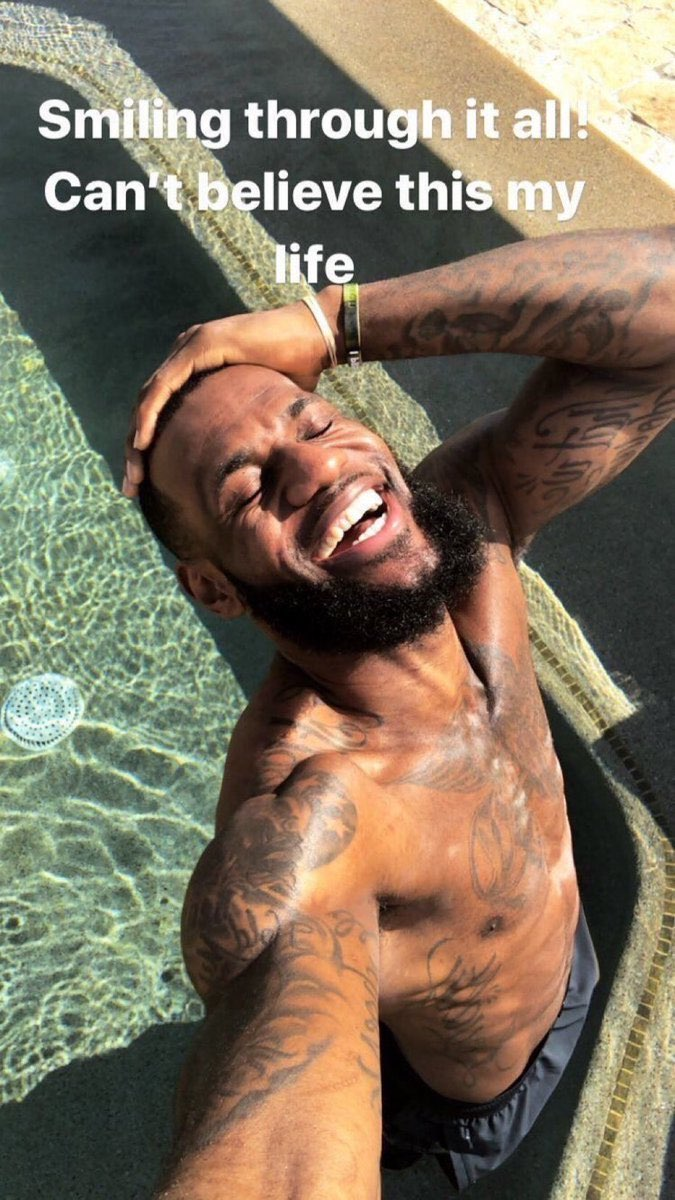
#> input picture assets/showcase/ios-testflight.jpg, 675 x 1200 px
$ python vtl_probe.py ../../../assets/showcase/ios-testflight.jpg   (older library calls are emulated)
#> lines starting #> are read from the running program, lines starting #| are printed output that depends on the picture
#!/usr/bin/env python3
"""
VTL Probe — Visual Thinking Lens (VTL)
Deterministic compositional measurement from gradient field.

Outputs JSON with valid/mask_status gate. If valid=false or mask_status=FAIL,
downstream tools must not interpret coordinates.

Usage:
    python3 scripts/vtl_probe.py <image_path>
    python3 scripts/vtl_probe.py <folder_path>   # batch -> metrics.jsonl

Author: Russell Parrish — https://artistinfluencer.com
Framework: https://github.com/rusparrish/Visual-Thinking-Lens
"""

import sys, os, json
import numpy as np
import cv2
from glob import glob
from scipy.spatial import ConvexHull
from scipy.optimize import curve_fit
from skimage.measure import label, find_contours
from skimage.filters import gaussian
from scipy.signal import savgol_filter

# ── FROZEN DEVICE CONSTANTS ───────────────────────────────────────────────────
# Any change breaks cross-image comparability. Treat as version-locked.
TARGET_MAX_SIDE       = 1536
GRAD_LOW_PCT          = 85.0
GRAD_HIGH_PCT         = 97.0
EDGE_MARGIN_PX        = 2
MIN_MASS_FRAC         = 0.001   # FAIL below this
WARN_MASS_FRAC        = 0.03    # WARN below this
R_V_ABSOLUTE_THRESH   = 0.15    # absolute, not percentile (intentional)
N_RADIAL_RINGS        = 20
EPS                   = 1e-9
IMAGE_EXTS            = {".png", ".jpg", ".jpeg", ".webp", ".bmp", ".tif", ".tiff"}


# ── LOADING ───────────────────────────────────────────────────────────────────

def load_and_resize(path):
    path = os.path.realpath(os.path.abspath(path))
    data = open(path, "rb").read()
    arr  = np.frombuffer(data, dtype=np.uint8)
    img  = cv2.imdecode(arr, cv2.IMREAD_COLOR)
    if img is None:
        raise ValueError(f"Cannot decode image: {path}")
    h, w = img.shape[:2]
    scale = TARGET_MAX_SIDE / float(max(h, w))
    if scale != 1.0:
        interp = cv2.INTER_AREA if scale < 1.0 else cv2.INTER_CUBIC
        img = cv2.resize(img, (int(round(w*scale)), int(round(h*scale))), interpolation=interp)
    return img


# ── GRADIENT FIELD + MASK ─────────────────────────────────────────────────────

def gradient_field(img_bgr):
    gray = cv2.cvtColor(img_bgr, cv2.COLOR_BGR2GRAY).astype(np.float32) / 255.0
    gx   = cv2.Sobel(gray, cv2.CV_32F, 1, 0, ksize=3)
    gy   = cv2.Sobel(gray, cv2.CV_32F, 0, 1, ksize=3)
    gmag = np.sqrt(gx*gx + gy*gy)
    return gray, gx, gy, gmag

def build_mass_mask(gmag):
    """
    Percentile band mask: pixels between P85 and P97 of gradient magnitude.
    Contrast-invariant except for r_v which intentionally uses absolute threshold.
    """
    h, w = gmag.shape
    inner = gmag[EDGE_MARGIN_PX:h-EDGE_MARGIN_PX, EDGE_MARGIN_PX:w-EDGE_MARGIN_PX].ravel()
    t_lo  = np.percentile(inner, GRAD_LOW_PCT)
    t_hi  = np.percentile(inner, GRAD_HIGH_PCT)
    mask  = (gmag >= t_lo) & (gmag <= t_hi)
    mask[:EDGE_MARGIN_PX, :]  = False
    mask[-EDGE_MARGIN_PX:, :] = False
    mask[:, :EDGE_MARGIN_PX]  = False
    mask[:, -EDGE_MARGIN_PX:] = False
    return mask.astype(np.uint8)

def mask_qa(mask, gmag):
    """
    Returns status: PASS / WARN / FAIL and reasons.
    FAIL = do not interpret any coordinates downstream.
    """
    mass_frac = float(mask.sum() / mask.size)
    status, reasons = "PASS", []

    if mass_frac < MIN_MASS_FRAC:
        return "FAIL", [f"mass_fraction={mass_frac:.4f} below minimum {MIN_MASS_FRAC}"]
    if mass_frac < WARN_MASS_FRAC:
        status = "WARN"
        reasons.append(f"mass_fraction={mass_frac:.4f} in low-confidence band")

    lab = label(mask > 0, connectivity=2)
    n   = int(lab.max())
    if n == 0:
        return "FAIL", ["no connected components in mass mask"]

    counts = np.bincount(lab.ravel())[1:]
    largest_frac = float(counts.max() / max(mask.sum(), 1))

    if n > 10000:
        status = "WARN"
        reasons.append(f"high component count ({n}) — likely texture-driven field")
    if n > 2000 and largest_frac < 0.05:
        status = "WARN"
        reasons.append("island soup — many tiny components, no structural backbone")

    return status, reasons


# ── KERNEL METRICS ────────────────────────────────────────────────────────────

def metric_delta_xy(mask):
    ys, xs = np.nonzero(mask)
    if len(xs) == 0: return 0.0, 0.0
    h, w = mask.shape
    return (float((xs.mean() - (w-1)/2.0) / w),
            float((ys.mean() - (h-1)/2.0) / h))

def metric_r_v(gmag):
    """Absolute threshold — contrast-sensitive by design. Not percentile-based."""
    return float(1.0 - (gmag >= R_V_ABSOLUTE_THRESH).sum() / gmag.size)

def metric_rho_r(mask):
    """Convex hull packing density. Uses hull.volume (= 2D area in scipy)."""
    ys, xs = np.nonzero(mask)
    if len(xs) < 3: return 0.0
    try:
        hull = ConvexHull(np.stack([xs, ys], axis=1).astype(np.float64))
        return float(100.0 * len(xs) / (hull.volume + EPS))
    except Exception:
        return 0.0


# ── G3 CURVATURE TORQUE ───────────────────────────────────────────────────────

def metric_g3(gray):
    """
    Curvature variance and inflection density along smoothed image contours.
    Uses Savitzky-Golay smoothing + signed curvature κ = (x'y'' - y'x'') / |v|^3
    This is the actual G3 computation, not an orientation variance proxy.
    """
    g        = gaussian(gray, sigma=1.0)
    contours = find_contours(g, level=float(g.mean()))
    if not contours:
        return {"k_var": 0.0, "infl_density": 0.0}

    curvs, infl = [], 0
    for c in contours:
        if len(c) < 9: continue
        x, y = c[:,1], c[:,0]
        k = 9 if len(c) >= 9 else (len(c)-1 if (len(c)-1)%2==1 else len(c)-2)
        if k < 3: continue
        xs = savgol_filter(x, k, 2, mode='interp')
        ys = savgol_filter(y, k, 2, mode='interp')
        dx  = np.gradient(xs);  dy  = np.gradient(ys)
        ddx = np.gradient(dx);  ddy = np.gradient(dy)
        kappa = (dx*ddy - dy*ddx) / ((dx*dx + dy*dy)**1.5 + EPS)
        curvs.append(kappa)
        infl += int(np.sum(np.sign(kappa[:-1]) != np.sign(kappa[1:])))

    if not curvs:
        return {"k_var": 0.0, "infl_density": 0.0}
    curvs = np.concatenate(curvs)
    return {
        "k_var":        float(np.var(curvs)),
        "infl_density": float(infl / max(1, curvs.size))
    }


# ── RADIAL COMPLIANCE (RCA-2 APPROXIMATION) ───────────────────────────────────

def _radial_profile(gmag, cx, cy):
    h, w   = gmag.shape
    ys, xs = np.mgrid[0:h, 0:w]
    dist   = np.sqrt((xs-cx)**2 + (ys-cy)**2)
    max_r  = dist.max() + EPS
    bins   = np.linspace(0, max_r, N_RADIAL_RINGS + 1)
    return np.array([
        float(gmag[(dist >= bins[i]) & (dist < bins[i+1])].mean())
        if ((dist >= bins[i]) & (dist < bins[i+1])).any() else 0.0
        for i in range(N_RADIAL_RINGS)
    ])

def _jsd(p, q):
    p = np.array(p, dtype=np.float64) + EPS
    q = np.array(q, dtype=np.float64) + EPS
    p /= p.sum(); q /= q.sum()
    m = 0.5*(p+q)
    kl = lambda a,b: np.sum(a * np.log(a/b))
    return float(0.5*kl(p,m) + 0.5*kl(q,m))

def _compliance(profile):
    x = np.linspace(0, 1, len(profile))
    try:
        popt, _ = curve_fit(lambda t,a: np.exp(-a*t),
                            x, profile/(profile.max()+EPS), p0=[1.0], maxfev=1000)
        alpha = float(popt[0])
    except Exception:
        alpha = 1.0
    ideal = np.exp(-alpha * x); ideal /= ideal.sum() + EPS
    norm  = profile / (profile.sum() + EPS)
    return float(1.0 - _jsd(norm, ideal))

def metric_radial(gmag, mask):
    h, w   = gmag.shape
    fc_x, fc_y = (w-1)/2.0, (h-1)/2.0
    ys, xs = np.nonzero(mask)
    if len(xs) < 10:
        return {"RC_f": 0.0, "RC_s": None, "dRC": None, "dRC_label": "insufficient mass"}

    mc_x, mc_y = float(xs.mean()), float(ys.mean())
    RC_f = _compliance(_radial_profile(gmag, fc_x, fc_y))
    RC_s = _compliance(_radial_profile(gmag, mc_x, mc_y))
    dRC  = RC_s - RC_f

    offset = np.sqrt((mc_x-fc_x)**2 + (mc_y-fc_y)**2) / min(h,w)
    if offset < 0.03:
        label = "dual-center (mass≈frame)"
    elif dRC < -0.06:
        label = "frame-dominant (radial collapse)"
    elif dRC > 0.06:
        label = "mass-dominant"
    else:
        label = "neutral"

    return {"RC_f": round(RC_f,4), "RC_s": round(RC_s,4),
            "dRC": round(dRC,4), "dRC_label": label}


# ── FLAGS ─────────────────────────────────────────────────────────────────────

def compute_flags(dx, dy, r_v, dRC, k_var):
    flags = []
    if abs(dx) < 0.05 and abs(dy) < 0.05:
        flags.append("CENTER_LOCK")
    if dRC is not None and dRC < -0.06:
        flags.append("RADIAL_COLLAPSE")
    if k_var is not None and k_var < 0.5:
        flags.append("LOW_TENSION")
    return flags


# ── MAIN ──────────────────────────────────────────────────────────────────────

def analyze(path):
    try:
        img = load_and_resize(path)
#> in load_and_resize, img is the input picture: shape (1200, 675, 3); mean B, G, R 94.9, 114.3, 127.1
    except Exception as e:
        return {"valid": False, "mask_status": "FAIL", "error": str(e)}

    gray, gx, gy, gmag = gradient_field(img)
#> in gradient_field, `gray = cv2.cvtColor(img_bgr, cv2.COLOR_BGR2GRAY).astype(np.float32) / ..`:
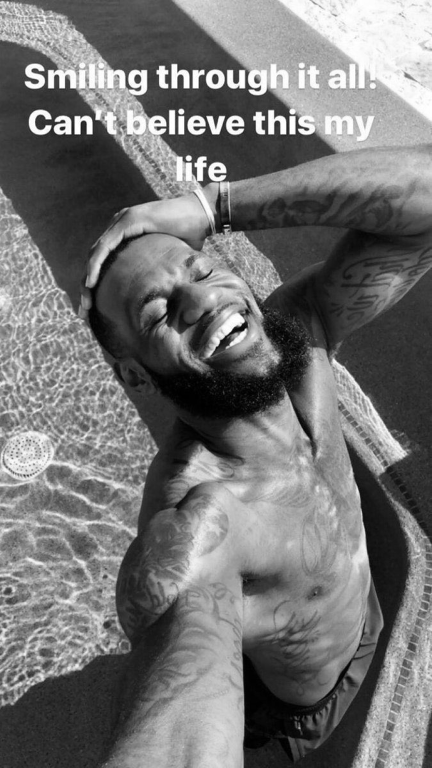
#> gray: shape (1536, 864) float32 (shown at 1/2 size); min 0, max 1, mean 0.455
#> in gradient_field, `gy   = cv2.Sobel(gray, cv2.CV_32F, 0, 1, ksize=3)`:
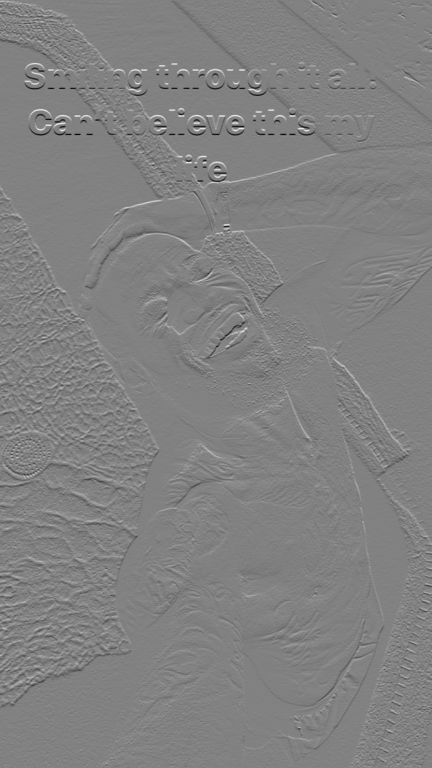
#> gy: shape (1536, 864) float32 (shown at 1/2 size); min -2.75, max 2.67, mean -0.00136; drawn with min black and max white
#> in gradient_field, `gmag = np.sqrt(gx*gx + gy*gy)`:
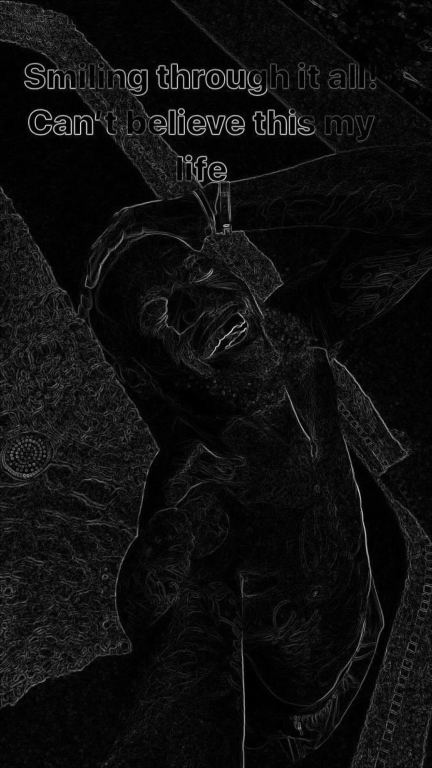
#> gmag: shape (1536, 864) float32 (shown at 1/2 size); min 0, max 3.31, mean 0.199; drawn with min black and max white
    mask = build_mass_mask(gmag)
#> in build_mass_mask, `t_lo  = np.percentile(inner, GRAD_LOW_PCT)`: t_lo = 0.363
#> in build_mass_mask, `t_hi  = np.percentile(inner, GRAD_HIGH_PCT)`: t_hi = 0.82
#> in build_mass_mask, `mask  = (gmag >= t_lo) & (gmag <= t_hi)`:
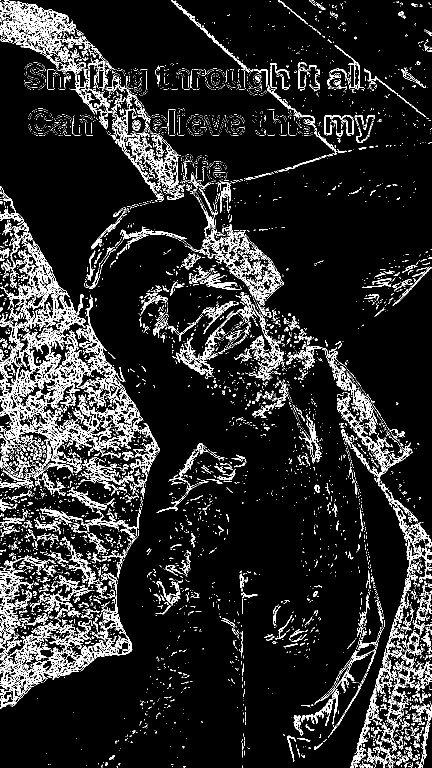
#> mask: shape (1536, 864) bool (shown at 1/2 size); 12% white in thin lines or dots
#> in build_mass_mask, `mask[:EDGE_MARGIN_PX, :]  = False`: mask: shape (1536, 864) bool; 12% white in thin lines or dots
#> in build_mass_mask, `mask[-EDGE_MARGIN_PX:, :] = False`: mask: shape (1536, 864) bool; 12% white in thin lines or dots
#> in build_mass_mask, `mask[:, :EDGE_MARGIN_PX]  = False`:
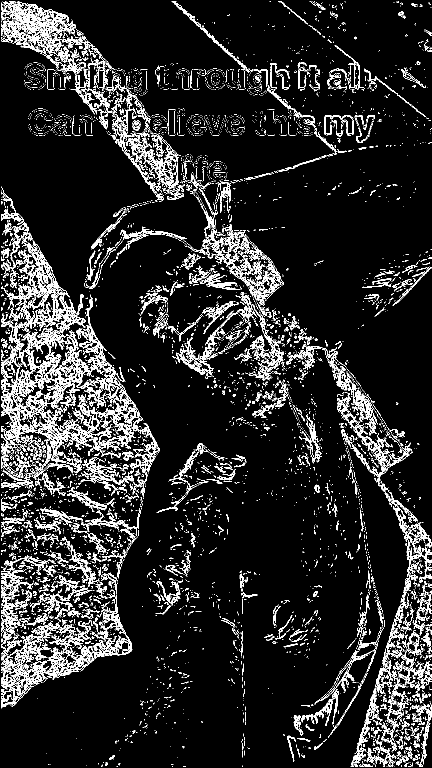
#> mask: shape (1536, 864) bool (shown at 1/2 size); 11.9% white in thin lines or dots
#> in build_mass_mask, `mask[:, -EDGE_MARGIN_PX:] = False`: mask: shape (1536, 864) bool; 11.9% white in thin lines or dots
    status, reasons = mask_qa(mask, gmag)
#> in mask_qa, `mass_frac = float(mask.sum() / mask.size)`: mass_frac = 0.119
#> in mask_qa, `lab = label(mask > 0, connectivity=2)`:
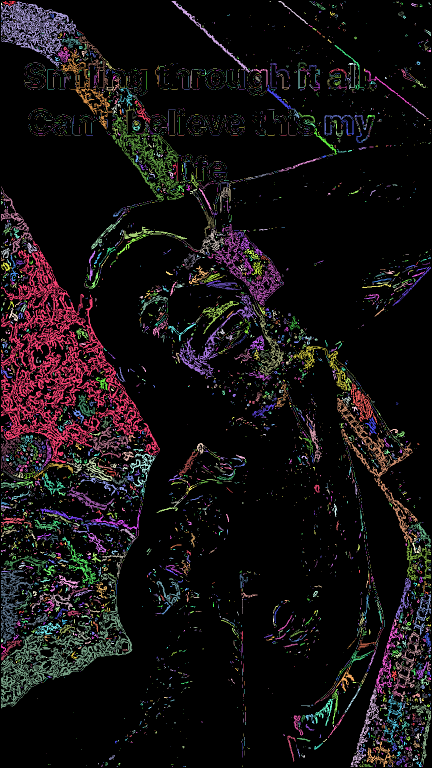
#> lab: shape (1536, 864) int32 (shown at 1/2 size); 6800 distinct labels, from 0 to 6799; one colour per label, 0 black
#> in mask_qa, `n   = int(lab.max())`: n = 6799
#> in mask_qa, `counts = np.bincount(lab.ravel())[1:]`: counts = 6799 values, max 26142 at index 2338, min 1 at index 11, mean 23.26
#> in mask_qa, `largest_frac = float(counts.max() / max(mask.sum(), 1))`: largest_frac = 0.165

    if status == "FAIL":
        return {
            "valid": False,
            "mask_status": "FAIL",
            "mask_reasons": reasons,
            "error": "Measurement failed — " + "; ".join(reasons)
        }

    dx, dy   = metric_delta_xy(mask)
    r_v      = metric_r_v(gmag)
    rho_r    = metric_rho_r(mask)
    g3       = metric_g3(gray)
    radial   = metric_radial(gmag, mask)
    dRC      = radial.get("dRC")
    flags    = compute_flags(dx, dy, r_v, dRC, g3.get("k_var"))

    return {
        "valid":         True,
        "mask_status":   status,
        "mask_reasons":  reasons,
        "delta_x":       round(dx, 4),
        "delta_y":       round(dy, 4),
        "r_v":           round(r_v, 4),
        "rho_r":         round(rho_r, 2),
        "dRC":           dRC,
        "dRC_label":     radial.get("dRC_label"),
        "RC_f":          radial.get("RC_f"),
        "RC_s":          radial.get("RC_s"),
        "k_var":         round(g3["k_var"], 4),
        "infl_density":  round(g3["infl_density"], 6),
        "mass_fraction": round(float(mask.sum() / mask.size), 4),
        "gradient_floor_85": round(float(np.percentile(gmag.ravel(), 85)), 4),
        "flags":         flags
    }

def main(path):
    if os.path.isdir(path):
        files = [f for f in glob(os.path.join(path, "*.*"))
                 if os.path.splitext(f.lower())[1] in IMAGE_EXTS]
        out   = os.path.join(path, "metrics.jsonl")
        if os.path.exists(out):
            print(f"Warning: {out} already exists and will be overwritten.", file=sys.stderr)
        with open(out, "w") as fh:
            for f in sorted(files):
                r = analyze(f)
                fh.write(json.dumps({"file": f, **r}) + "\n")
        print(f"Batch complete: {out}")
    else:
        print(json.dumps(analyze(path), indent=2))
#> in analyze, `status, reasons = mask_qa(mask, gmag)`: status = 'PASS'; reasons = []
#> in analyze, `dx, dy   = metric_delta_xy(mask)`: dx = -0.108; dy = 0.0241
#> in analyze, `r_v      = metric_r_v(gmag)`: r_v = 0.608
#> in analyze, `rho_r    = metric_rho_r(mask)`: rho_r = 12.09
#> in metric_g3, `contours = find_contours(g, level=float(g.mean()))`: contours = 653 point arrays, longest 5920 points
#> the loop in metric_g3, `for c in contours:` made 653 passes
#> infl on passes 1, 3, 4: 326, 745, 745
#> after the loop in metric_g3, `for c in contours:`: curvs = 567 items; infl = 5099
#> in analyze, `g3       = metric_g3(gray)`: g3 = {'k_var': 0.613, 'infl_density': 0.12}
#> in metric_radial, `mc_x, mc_y = float(xs.mean()), float(ys.mean())`: mc_x = 338.1; mc_y = 804.5
#> in _compliance, `x = np.linspace(0, 1, len(profile))`: x = 20 values from 0 to 1
#> in _compliance, `popt, _ = curve_fit(lambda t,a: np.exp(-a*t), x, profile/(profile.max(..`: popt = [0.336]
#> in _compliance, `alpha = float(popt[0])`: alpha = 0.336
#> in _compliance, `ideal = np.exp(-alpha * x)`: ideal = 20 values, max 1 at index 0, min 0.715 at index 19, mean 0.85
#> in _compliance, `ideal /= ideal.sum() + EPS`: ideal = 20 values, max 0.0588 at index 0, min 0.0421 at index 19, mean 0.05
#> in _compliance, `norm  = profile / (profile.sum() + EPS)`: norm = 20 values, max 0.0629 at index 13, min 0.0356 at index 17, mean 0.05
#> in _jsd, `p = np.array(p, dtype=np.float64) + EPS`: p has the same summary as norm in _compliance
#> in _jsd, `q = np.array(q, dtype=np.float64) + EPS`: q has the same summary as ideal in _compliance
#> in _jsd, `m = 0.5*(p+q)`: m = 20 values, max 0.0564 at index 4, min 0.0396 at index 17, mean 0.05
#> in metric_radial, `RC_f = _compliance(_radial_profile(gmag, fc_x, fc_y))`: RC_f = 0.996
#> call 2 of _radial_profile, with cx = 338.1, cy = 804.5
#> in _radial_profile (call 2), `dist   = np.sqrt((xs-cx)**2 + (ys-cy)**2)`:
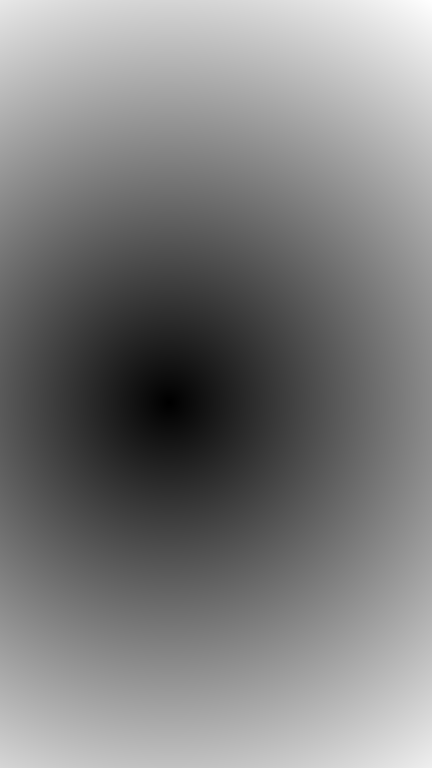
#> dist: shape (1536, 864) float64 (shown at 1/2 size); min 0.507, max 960.6, mean 478.5; drawn with min black and max white
#> in _radial_profile (call 2), `max_r  = dist.max() + EPS`: max_r = 960.6
#> in metric_radial, `RC_s = _compliance(_radial_profile(gmag, mc_x, mc_y))`: RC_s = 0.987
#> in metric_radial, `dRC  = RC_s - RC_f`: dRC = -0.00852
#> in metric_radial, `offset = np.sqrt((mc_x-fc_x)**2 + (mc_y-fc_y)**2) / min(h,w)`: offset = 0.116
#> in analyze, `radial   = metric_radial(gmag, mask)`: radial = {'RC_f': 0.996, 'RC_s': 0.987, 'dRC': -0.0085, 'dRC_label': 'neutral'}
#> in analyze, `dRC      = radial.get("dRC")`: dRC = -0.0085
#> in analyze, `flags    = compute_flags(dx, dy, r_v, dRC, g3.get("k_var"))`: flags = []

if __name__ == "__main__":
    if len(sys.argv) < 2:
        print("Usage: python3 scripts/vtl_probe.py <image_or_folder>")
        sys.exit(1)
    main(sys.argv[1])
